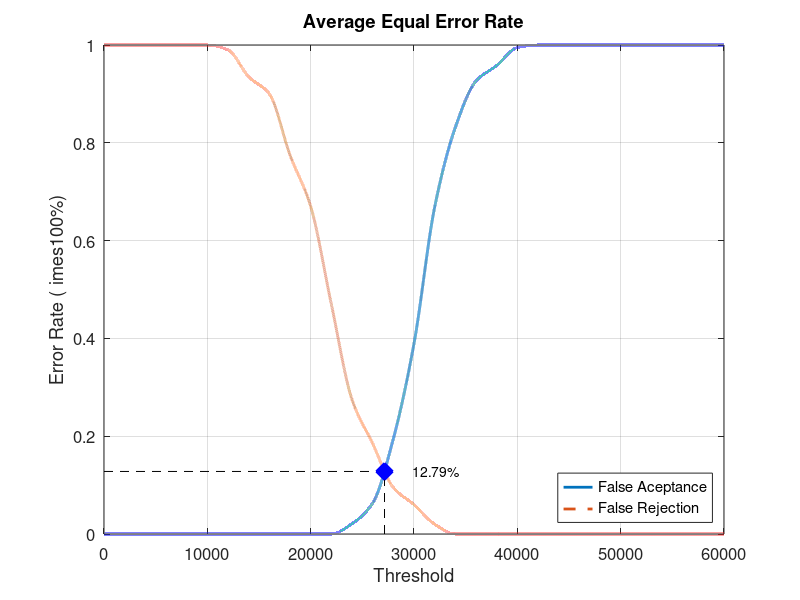
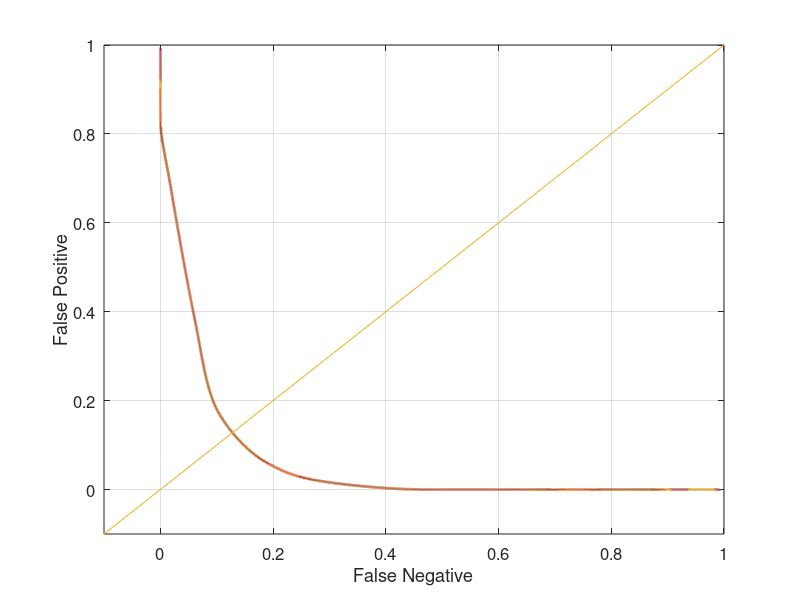

Reproduce these figures in MATLAB, in order.
close all;
clear;
clc;
x = 0:2000:60000;
xq = 0:0.5:60000;

y0 = [0 0 0 0 0 0 0 0 0 0 0 0 0.0210526 0.0631579 0.194737 0.389474 0.668421 0.831579 0.926316 0.957895 0.994737 1 1 1 1 1 1 1 1 1 1]
yy0 = interp1(x, y0, xq, 'pchip');
y1 = [1 1 1 1 1 1 0.99 0.935 0.9 0.775 0.67 0.47 0.275 0.185 0.095 0.06 0.02 0 0 0 0 0 0 0 0 0 0 0 0 0 0]
yy1 = interp1(x, y1, xq, 'pchip');

% Calculating EER: 
y2 = abs(y0 - y1);
find(y2 == min(y2))
yy2 = abs(yy0 - yy1);
xEER = find(yy2 == min(yy2));
xEERIndex = xq(xEER) % X-axis EER
yEER = yy0(xEER) % Y-axis EER

main = figure
plot(xq, yy0,'-','LineWidth', 2);	hold on
plot(xq, yy1,'--','LineWidth', 2);	hold on
plot([xEERIndex xEERIndex], [0 yEER], 'k--');	hold on
plot([0 xEERIndex], [yEER yEER], 'k--');	hold on
plot(xEERIndex, yEER, 'bx', 'LineWidth', 10);	hold on
text(xEERIndex + 10 * xEERIndex / 100, yEER, [num2str(round((10000 * yEER)) / 100) '%'])
legend('False Aceptance', 'False Rejection', 'Location', 'SouthEast')
xlabel('Threshold')
ylabel('Error Rate (	imes100%)')
title('Average Equal Error Rate')
set(gca, 'FontSize', 12)
axis([0 60000 0 1])
grid on

print(main, 'Database2_1Main', '-dpng');
FNRxFPR = figure('Color', [1 1 1]);
plot(yy1, yy0, '-', yy1, yy0, 'LineWidth', 2);
hold on
y = -0.1:0.1:1
plot(y, y); 
set(gca, 'FontSize', 12)
xlabel('False Negative')
ylabel('False Positive')
axis([-0.1 1 -0.1 1])
set(gca, 'FontSize', 12)
grid on

print(FNRxFPR, 'Database2_1FNRxFPR','-dpng');
